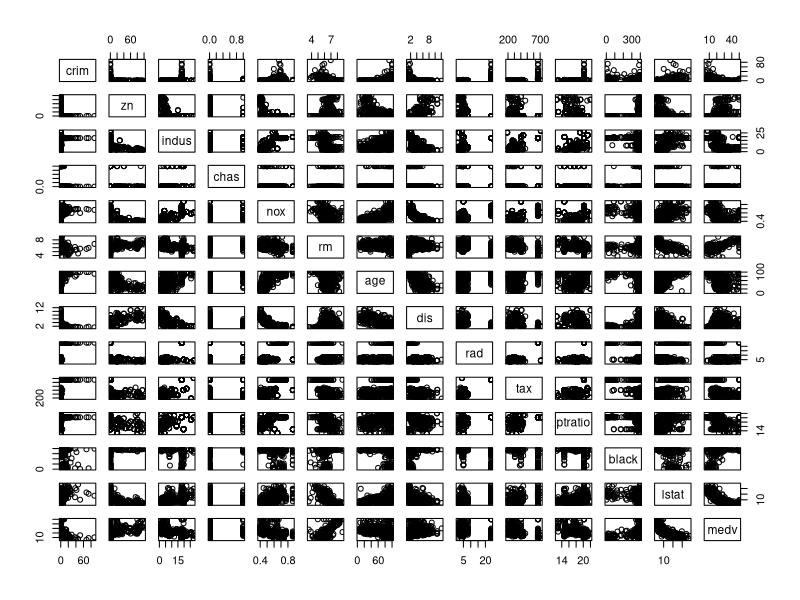
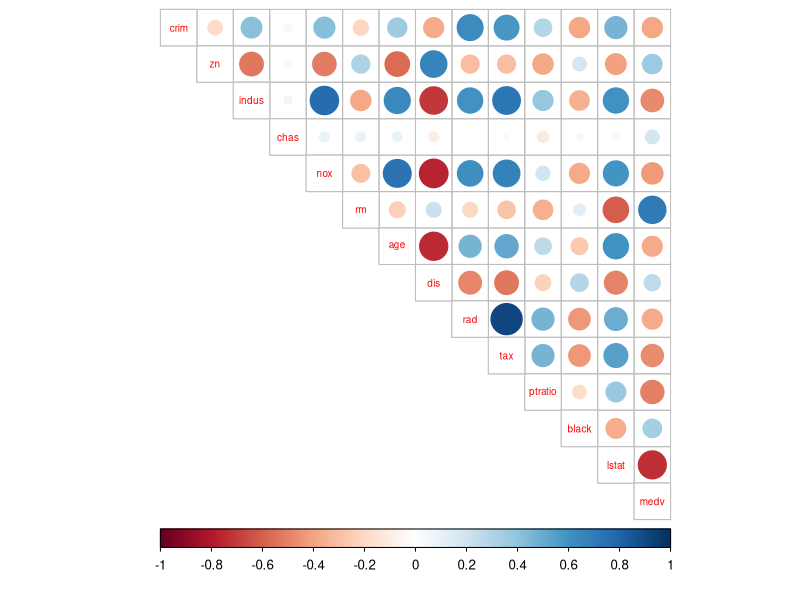
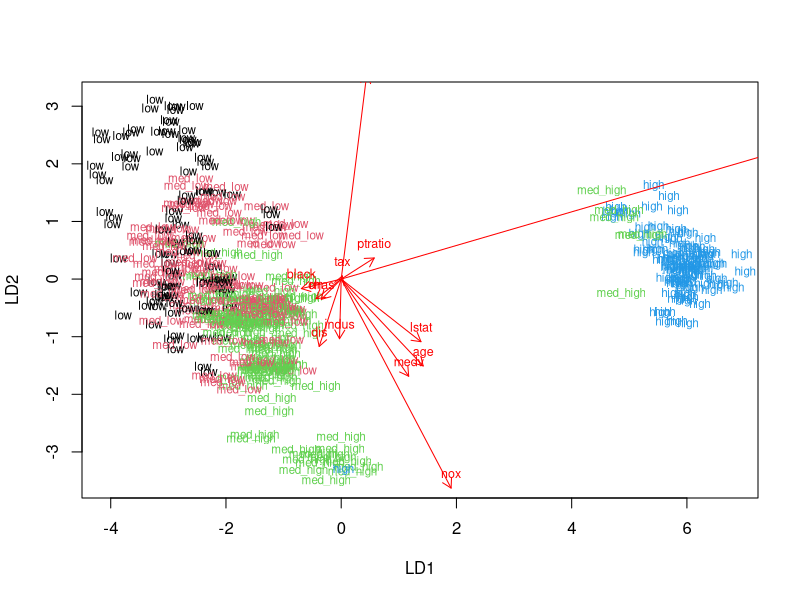
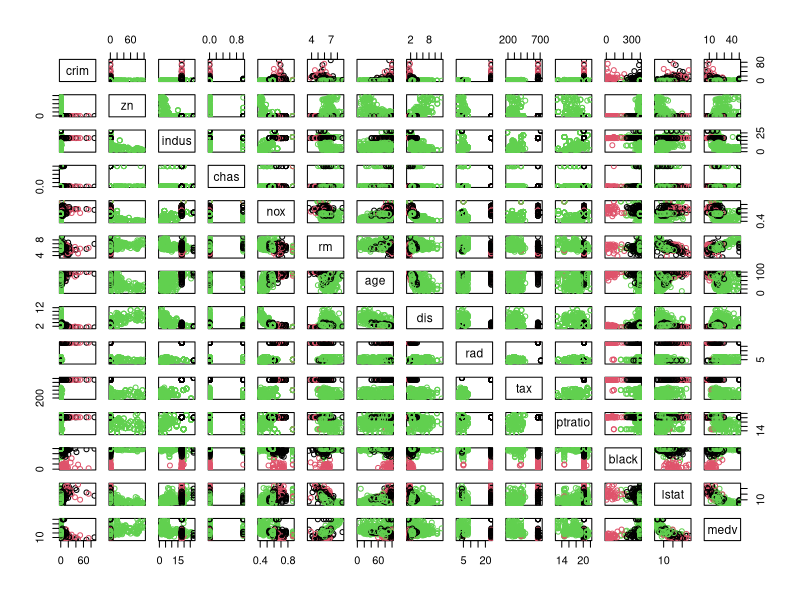
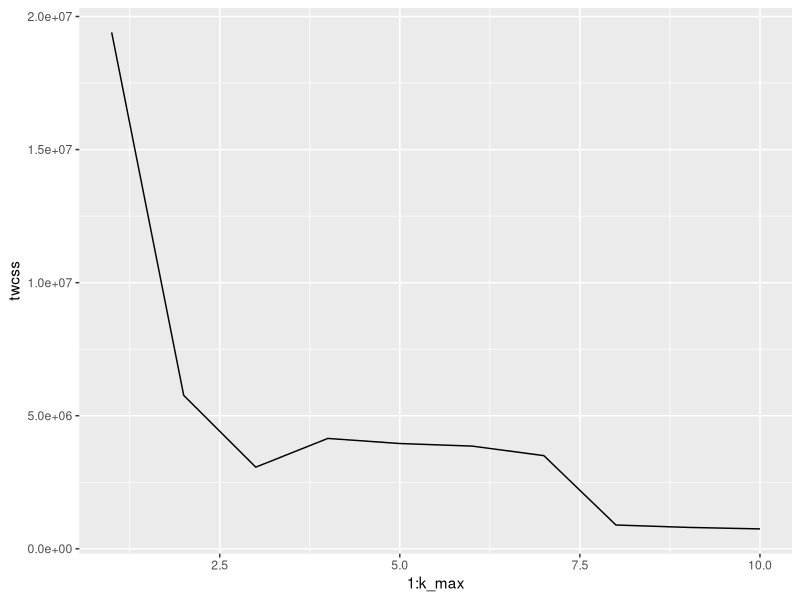
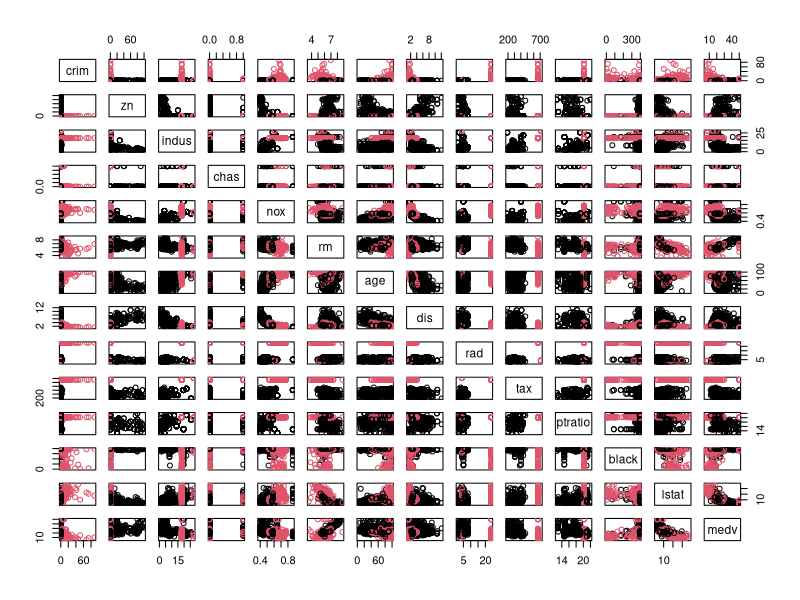

Generate these figures, in order, with R:
#Datasets inside R

# access the MASS package
library(MASS)
library(corrplot)
library(tidyverse)
# load the data
data("Boston")

# explore the dataset
str(Boston)
summary(Boston)

# plot matrix of the variables

pairs(Boston)

#Correlations plot

# MASS, corrplot, tidyverse and Boston dataset are available

# calculate the correlation matrix and round it
cor_matrix<-cor(Boston) %>% round(2)

# print the correlation matrix
cor_matrix

# visualize the correlation matrix
corrplot(cor_matrix, method="circle", type = "upper",cl.pos = "b", tl.pos = "d", tl.cex = 0.6)

#Scale the whole dataset

# MASS and Boston dataset are available

# center and standardize variables
boston_scaled <- scale(Boston)

# summaries of the scaled variables
summary(boston_scaled)

# class of the boston_scaled object
class(boston_scaled)

# change the object to data frame

boston_scaled <- as.data.frame(boston_scaled)

class(boston_scaled)

#Creating a factor variable

# MASS, Boston and boston_scaled are available

# summary of the scaled crime rate

summary(Boston$crim)
# create a quantile vector of crim and print it
bins <- quantile(boston_scaled$crim)
bins

# create a categorical variable 'crime'
crime <- cut(boston_scaled$crim, breaks = bins, include.lowest = TRUE, label = c("low","med_low","med_high","high"))

# look at the table of the new factor crime
table(crime)

# remove original crim from the dataset
boston_scaled <- dplyr::select(boston_scaled, -crim)

# add the new categorical value to scaled data
boston_scaled <- data.frame(boston_scaled, crime)

#Divide and conquer: train and test sets

# boston_scaled is available

# number of rows in the Boston dataset 
n <- nrow(boston_scaled)

# choose randomly 80% of the rows
ind <- sample(n,  size = n * 0.8)

# create train set
train <- boston_scaled[ind,]

# create test set 
test <- boston_scaled[-ind,]

# save the correct classes from test data
correct_classes <- test$crime

# remove the crime variable from test data
test <- dplyr::select(test, -crime)

# Linear Discriminant analysis

# MASS and train are available

# linear discriminant analysis
lda.fit <- lda(crime ~., data = train)

# print the lda.fit object
lda.fit

# the function for lda biplot arrows
lda.arrows <- function(x, myscale = 1, arrow_heads = 0.1, color = "red", tex = 0.75, choices = c(1,2)){
  heads <- coef(x)
  arrows(x0 = 0, y0 = 0, 
         x1 = myscale * heads[,choices[1]], 
         y1 = myscale * heads[,choices[2]], col=color, length = arrow_heads)
  text(myscale * heads[,choices], labels = row.names(heads), 
       cex = tex, col=color, pos=3)
}

# target classes as numeric
classes <- as.numeric(train$crime)

# plot the lda results
plot(lda.fit, dimen = 2, col = classes,pch = classes)
lda.arrows(lda.fit, myscale = 5)

#Predict LDA

# lda.fit, correct_classes and test are available

# predict classes with test data
lda.pred <- predict(lda.fit, newdata = test)

# cross tabulate the results
table(correct = correct_classes, predicted = lda.pred$class)

#Towards clustering: distance measures

# load MASS and Boston
library(MASS)
data('Boston')

# euclidean distance matrix
dist_eu <- dist(Boston)

# look at the summary of the distances
summary(dist_eu)

# manhattan distance matrix
dist_man <- dist(Boston, method = "manhattan")

# look at the summary of the distances
summary(dist_man)

#K-means clustering

# Boston dataset is available

# k-means clustering
km <-kmeans(Boston, centers = 3)

# plot the Boston dataset with clusters
pairs(Boston, col = km$cluster)

#K-means: determine the k
# MASS, ggplot2 and Boston dataset are available
set.seed(123)

# determine the number of clusters
k_max <- 10

# calculate the total within sum of squares
twcss <- sapply(1:k_max, function(k){kmeans(Boston, k)$tot.withinss})

# visualize the results
qplot(x = 1:k_max, y = twcss, geom = 'line')

# k-means clustering
km <-kmeans(Boston, centers = 2)

# plot the Boston dataset with clusters
pairs(Boston, col = km$cluster)








